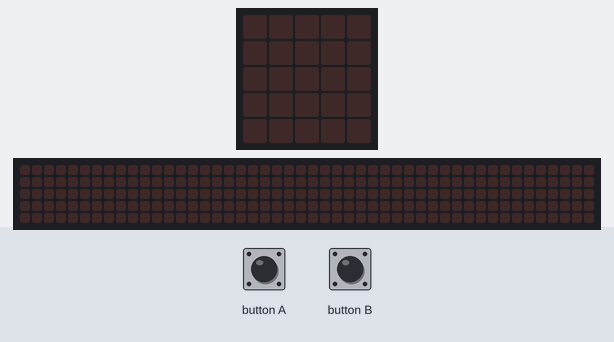
A program run on a simulated BBC micro:bit running MicroPython. Parts: the board's 5×5 LED display, a strip that is not on the board, showing the scrolling text unrolled. The test bench sets the inputs (shaded band). The 48×5 strip is a reading aid, not a part: it shows the text the display is scrolling, unrolled, one strip-width of it at a time.

Above: at 1.2 s.
1.3 s: button A pressed for 0.15 s
At 1.4 s:
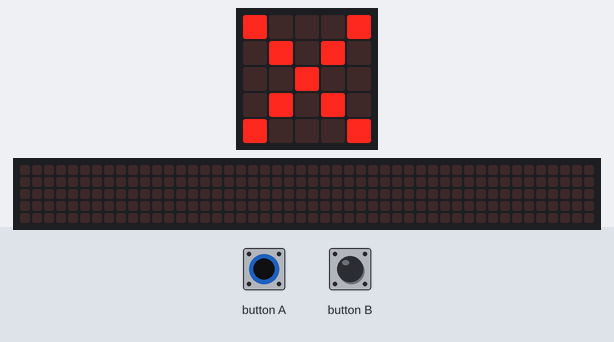
4.3 s: button B pressed for 0.15 s
At 4.37 s:
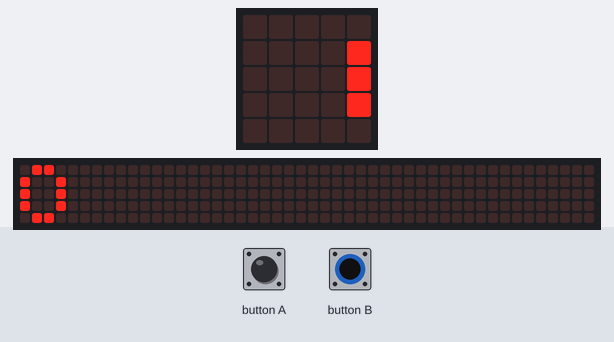
7.3 s: button A pressed for 1 s
At 7.4 s:
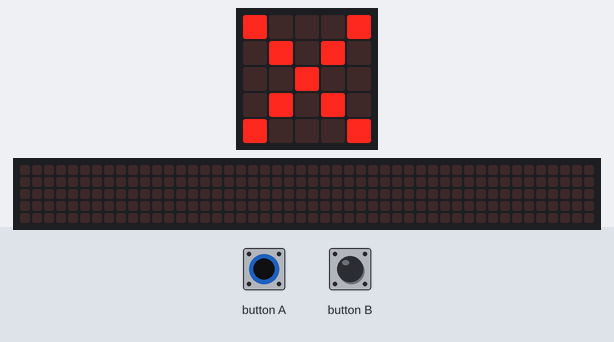
10.3 s: button A pressed for 3.2 s
15.0 s: button B pressed for 1 s
At 15.22 s:
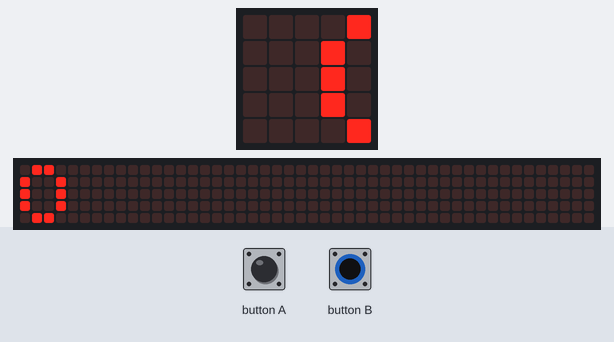
Timing chart, 0 to 18.0 s (numbered marks = the images above; inputs shaded):
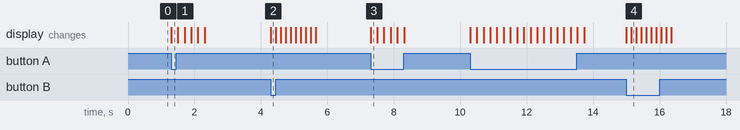

Measured:
- after the input at 1.3 s, the display: changes at once (image 1)
- after the input at 4.3 s, the display: changes at once (image 2)
- after the input at 7.3 s, the display: changes at once (image 3)
- after the input at 15.0 s, the display: first changes at once (image 4 shows a later state)

The program:

pedometar.py
```python
from microbit import *

broj_na_cekori = 0
cilj = 3000

while True:
    if accelerometer.was_gesture('shake'):
        broj_na_cekori += 2
    if button_a.is_pressed():
        if broj_na_cekori < cilj:
            for x in range(3):
                display.show(Image.NO)
                sleep(200)
                display.clear()
                sleep(200)
        else:
            display.show(Image.HAPPY)
            sleep(200)

    if button_b.is_pressed():
        display.scroll(str(broj_na_cekori))
        sleep(200)
```
